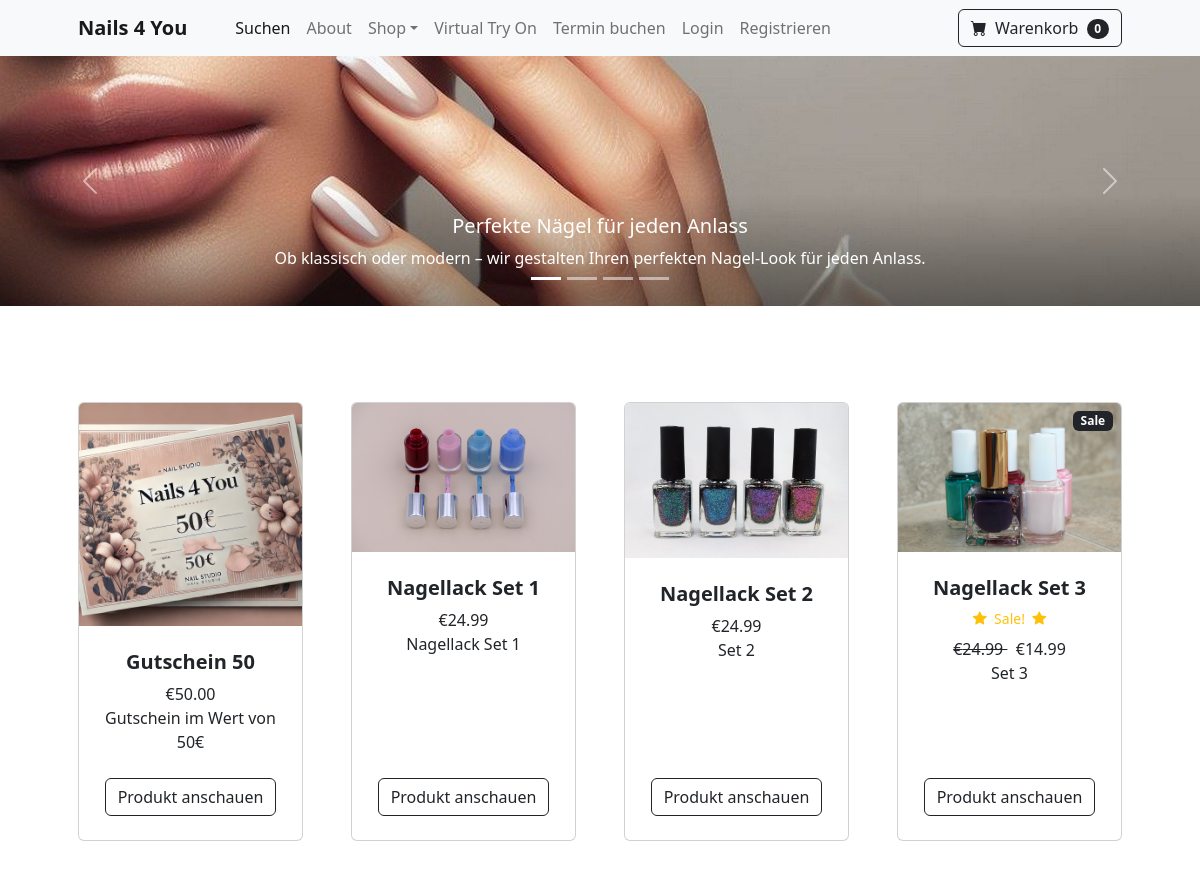
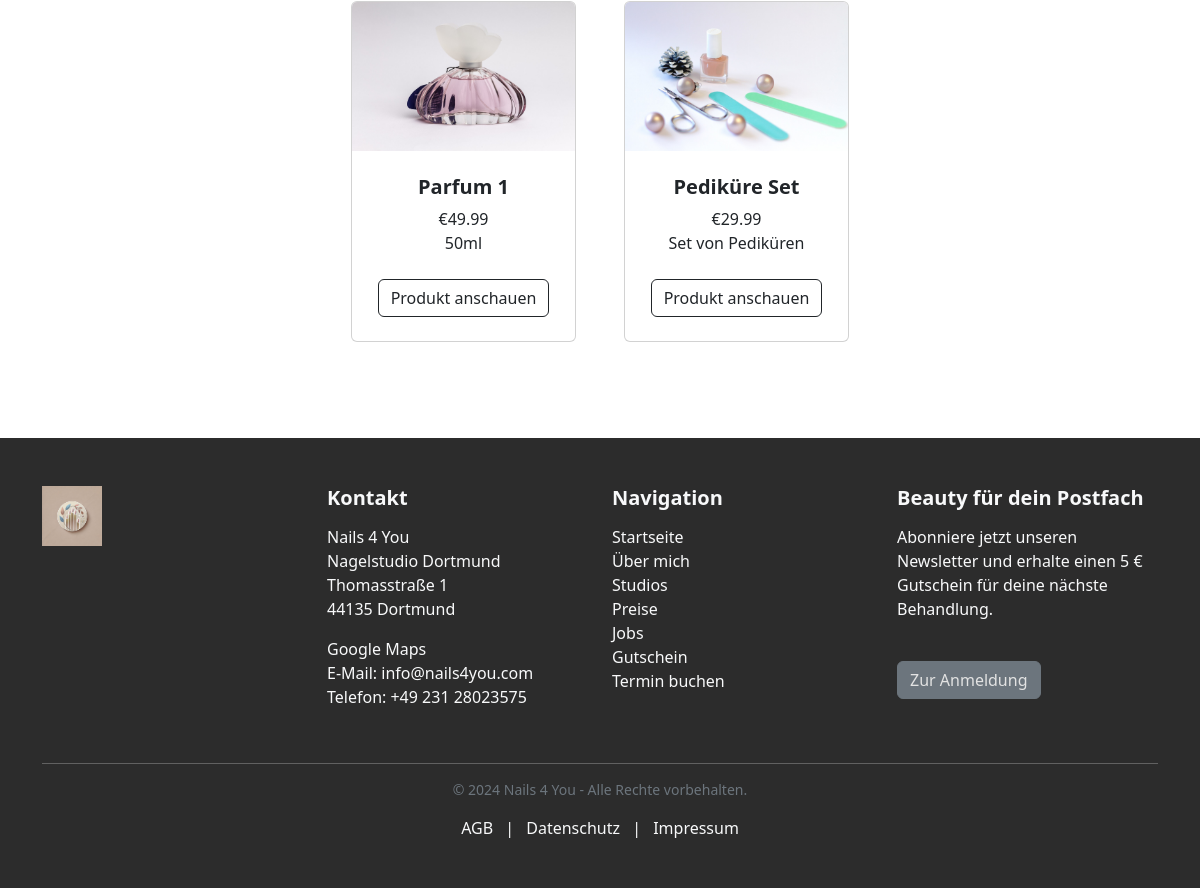
The app's page /shop/ with its own data (2 pictures, top to bottom).
### nails4you/models.py (models this page shows, shortened)
class Product(models.Model):
    name = models.CharField(max_length=200, null=True)
    price = models.DecimalField(max_digits=7, decimal_places=2)
    category = models.ForeignKey(Category, on_delete=models.CASCADE, default=1)
    description = models.CharField(max_length=250, null=True, blank=True, default='')
    image = models.ImageField(null=True, blank=True)
    is_sale = models.BooleanField(default=False)
    sale_price = models.DecimalField(max_digits=7, decimal_places=2, default=0)

### nails4you/views.py (the view)
# urls.py: path('shop/', views.shop, name='shop'),
def shop(request):
    products = Product.objects.all()
    return render(request, 'shop.html', {'products':products})

### cart/cart.py (called while the page is built)
    def __len__(self):
        return len(self.cart)

### cart/context_processors.py (called while the page is built)
def cart(request):
    return {'cart': Cart(request)}

### nails4you/templates/shop.html
{% extends 'base.html' %}
{% block content %}
<section class="py-5">
    <div class="container px-4 px-lg-5 mt-5">
        <div class="row gx-4 gx-lg-5 row-cols-2 row-cols-md-3 row-cols-xl-4 justify-content-center">
            {% for product in products %}
                {% if product.is_sale %}
                <div class="col mb-5">
                    <div class="card h-100">
                        <div class="badge bg-dark text-white position-absolute" style="top: 0.5rem; right: 0.5rem">Sale</div>
                        <img class="card-img-top" src="{{ product.image.url }}" alt="..." />
                        <div class="card-body p-4">
                            <div class="text-center">
                                <h5 class="fw-bolder">{{ product.name }}</h5>
                                <div class="d-flex justify-content-center small text-warning mb-2">
                                    <div class="bi-star-fill"></div>
                                    &nbsp;&nbsp;Sale!&nbsp;&nbsp;
                                    <div class="bi-star-fill"></div>
                                </div>
                                 <strike>
                                €{{ product.price }}
                                </strike>
                                &nbsp;
                                €{{ product.sale_price }}
                                <br>
                                {{ product.description }}
                            </div>
                        </div>
                        <div class="card-footer p-4 pt-0 border-top-0 bg-transparent">
                            <div class="text-center"><a class="btn btn-outline-dark mt-auto" href="{% url 'product' product.id %}">Produkt anschauen</a></div>
                        </div>
                    </div>
                </div>
                {% else %}
            <div class="col mb-5">
                <div class="card h-100">
                    <img class="card-img-top" src="{{ product.image.url }}" alt="..." />
                    <div class="card-body p-4">
                        <div class="text-center">
                            <h5 class="fw-bolder">{{ product.name }}</h5>
                            €{{ product.price }}
                            <br>
                            {{ product.description }}
                        </div>
                    </div>
                    <div class="card-footer p-4 pt-0 border-top-0 bg-transparent">
                        <div class="text-center"><a class="btn btn-outline-dark mt-auto" href="{% url 'product' product.id %}">Produkt anschauen</a></div>
                    </div>
                </div>
            </div>
                {% endif %}
            {% endfor %}
        </div>
    </div>
</section>
{% endblock content %}

### nails4you/templates/base.html (shortened to what this page needs)
{% load static %}
<!DOCTYPE html>
<html lang="en">
    <head>
        <link href="https://cdn.jsdelivr.net/npm/bootstrap-icons@1.5.0/font/bootstrap-icons.css" rel="stylesheet" />
        <link href="https://cdn.jsdelivr.net/npm/bootstrap@5.3.3/dist/css/bootstrap.min.css" rel="stylesheet"
>
        <link rel="stylesheet" href="{% static 'css/styles.css' %}"/>
    </head>
    <body>
        {% include 'navbar.html' %}
            <div id="carouselExampleAutoplaying" class="carousel slide" data-bs-ride="carousel">
                <div class="carousel-indicators">
                    <button type="button" data-bs-target="#carouselExampleAutoplaying" data-bs-slide-to="0" class="active"
                        aria-current="true" aria-label="Slide 1"></button>
                    <button type="button" data-bs-target="#carouselExampleAutoplaying" data-bs-slide-to="1"
                        aria-label="Slide 2"></button>
                    <button type="button" data-bs-target="#carouselExampleAutoplaying" data-bs-slide-to="2"
                        aria-label="Slide 3"></button>
                    <button type="button" data-bs-target="#carouselExampleAutoplaying" data-bs-slide-to="3"
                        aria-label="Slide 4"></button>
                </div>
                <div class="carousel-inner">
                  <div class="carousel-item active">
                    <img src="/static/img/bg1.jpg" class="d-block w-100" alt="...">
                    <div class="carousel-caption d-none d-md-block">
                        <h5>Perfekte Nägel für jeden Anlass</h5>
                        <p>Ob klassisch oder modern – wir gestalten Ihren perfekten Nagel-Look für jeden Anlass.</p>
                    </div>
                  </div>
                </div>
                <button class="carousel-control-prev" type="button" data-bs-target="#carouselExampleAutoplaying" data-bs-slide="prev">
                  <span class="carousel-control-prev-icon" aria-hidden="true"></span>
                </button>
                <button class="carousel-control-next" type="button" data-bs-target="#carouselExampleAutoplaying" data-bs-slide="next">
                  <span class="carousel-control-next-icon" aria-hidden="true"></span>
                </button>
              </div>
            {% block content %}
            {% endblock %}
        <footer class="footer text-light py-5">
            <div class="container">
                <div class="row">
                    <div class="col-md-3 text-center text-md-start mb-4 mb-md-0">
                        <img src="{% static 'img/logo.jpg' %}" alt="Logo" class="footer-logo">
                    </div>
                    <div class="col-md-3 mb-4 mb-md-0">
                        <h5>Kontakt</h5>
                        <p>Nails 4 You<br>Nagelstudio Dortmund<br>Thomasstraße 1<br>44135 Dortmund</p>
                        <a href="#" class="text-light">Google Maps</a>
                        <p>E-Mail: <a href="mailto:info@#" class="text-light">info@nails4you.com</a><br>Telefon: +49 231 28023575</p>
                    </div>
                    <div class="col-md-3 mb-4 mb-md-0">
                        <h5>Navigation</h5>
                        <ul class="list-unstyled">
                            <li><a href="{% url 'index' %}" class="text-light">Startseite</a></li>
                            <li><a href="#" class="text-light">Über mich</a></li>
                            <li><a href="#" class="text-light">Studios</a></li>
                            <li><a href="#" class="text-light">Preise</a></li>
                            <li><a href="#" class="text-light">Jobs</a></li>
                            <li><a href="#" class="text-light">Gutschein</a></li>
                            <li><a href="#" class="text-light">Termin buchen</a></li>
                        </ul>
                    </div>
                    <div class="col-md-3 text-center text-md-start">
                        <h5>Beauty für dein Postfach</h5>
                        <p>Abonniere jetzt unseren Newsletter und erhalte einen 5 € Gutschein für deine nächste Behandlung.</p>
                        <a href="{% url 'register' %}" class="btn btn-secondary mt-4">Zur Anmeldung</a>
                        <div class="mt-3 social-icons">
                          <a href="#" class="text-light me-3"></a>
                          <a href="#" class="text-light"></a>
                      </div>
                    </div>
                </div>
                <hr class="bg-light mt-4">
                <div class="row">
                    <div class="col text-center">
                        <p class="small text-muted">&copy; 2024 Nails 4 You - Alle Rechte vorbehalten.</p>
                        <a href="#" class="text-light mx-2">AGB</a> |
                        <a href="#" class="text-light mx-2">Datenschutz</a> |
                        <a href="#" class="text-light mx-2">Impressum</a>
                    </div>
                </div>
            </div>
        </footer>
    </body>
</html>

### nails4you/templates/navbar.html (shortened to what this page needs)
<nav class="navbar navbar-expand-lg navbar-light bg-light sticky-top">
    <div class="container container-fluid px-4 px-lg-5">
        <a class="navbar-brand" href="{% url 'index' %}">Nails 4 You</a>
        <div class="collapse navbar-collapse" id="navbarSupportedContent">
            <ul class="navbar-nav me-auto mb-2 mb-lg-0 ms-lg-4">
                <li class="nav-item">
                    <a class="nav-link active" aria-current="page" href="{% url 'search' %}">Suchen</a>
                </li>
                <li class="nav-item">
                    <a class="nav-link" href="{% url 'about' %}">About</a>
                </li>
                <li class="nav-item dropdown">
                    <a class="nav-link dropdown-toggle" id="navbarDropdown" href="#" role="button" data-bs-toggle="dropdown" aria-expanded="false">Shop</a>
                </li>
                <li class="nav-item">
                    <a class="nav-link" href="{% url 'preview' %}">Virtual Try On</a>
                </li>
                <li class="nav-item">
                    <a class="nav-link" href="{% url 'book_appointment' %}">Termin buchen</a>
                </li>
                {% if user.is_authenticated %}
                <li class="nav-item dropdown">
                    <a class="nav-link dropdown-toggle" id="navbarDropdown" href="#" role="button" data-bs-toggle="dropdown" aria-expanded="false">Profil verwalten</a>
                    <ul class="dropdown-menu" aria-labelledby="navbarDropdown">
                        <li><a class="dropdown-item" href="{% url 'update_user' %}">Benutzer Profil</a></li>
                        <li><hr class="dropdown-divider" /></li>
                        <li><a class="dropdown-item" href="{% url 'update_info' %}">Benutzer Info</a></li>
                        <li><hr class="dropdown-divider" /></li>
                        <li><a class="dropdown-item" href="{% url 'user_appointment' %}">Benutzer Termine</a></li>
                    </ul>
                </li>
                {% if user.is_superuser %}
                <li class="nav-item dropdown">
                    <a class="nav-link dropdown-toggle" id="navbarDropdown" href="#" role="button" data-bs-toggle="dropdown" aria-expanded="false">Admin Verwaltung</a>
                    <ul class="dropdown-menu" aria-labelledby="navbarDropdown">
                        <li><a class="dropdown-item" href="{% url 'shipped_dash' %}">Versendete Bestellungen</a></li>
                        <li><hr class="dropdown-divider" /></li>
                        <li><a class="dropdown-item" href="{% url 'not_shipped_dash' %}">Nicht versendete Bestellungen</a></li>
                        <li><hr class="dropdown-divider" /></li>
                        <li><a class="dropdown-item" href="{% url 'admin_appointments' %}">Termine</a></li>
                    </ul>
                </li>
                {% endif %}
                <li class="nav-item">
                    <a class="nav-link" href="{% url 'logout' %}">Logout</a>
                </li>
                {% else %}
                <li class="nav-item">
                    <a class="nav-link" href="{% url 'login' %}">Login</a>
                </li>
                <li class="nav-item">
                    <a class="nav-link" href="{% url 'register' %}">Registrieren</a>
                </li>
                {% endif %}
            </ul>
            <form class="d-flex">
                <a href="{% url 'cart_summary' %}" class="btn btn-outline-dark"><i class="bi-cart-fill me-1"></i>
                    Warenkorb
                    <span class="badge bg-dark text-white ms-1 rounded-pill" id="cart_quantity">{{ cart|length }}</span></a>
            </form>
        </div>
    </div>
</nav>

### records on screen
Product: image (picture), name "Gutschein 50", price "50.00", description "Gutschein im Wert von 50€"
Product: image (picture), name "Nagellack Set 1", price "24.99", description "Nagellack Set 1"
Product: image (picture), name "Nagellack Set 2", price "24.99", description "Set 2"
Product: image (picture), name "Nagellack Set 3", price "24.99", sale_price "14.99", description "Set 3"
Product: image (picture), name "Parfum 1", price "49.99", description "50ml"
Product: image (picture), name "Pediküre Set", price "29.99", description "Set von Pediküren"

### other values on screen
{{ cart|length }} "0"
